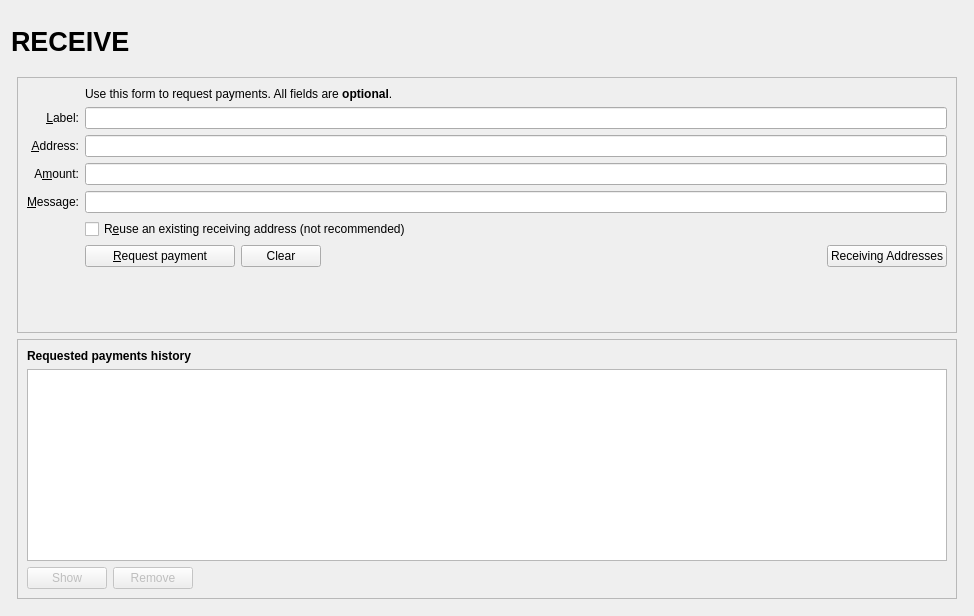
<?xml version="1.0" encoding="UTF-8"?>
<ui version="4.0">
 <class>ReceiveCoinsDialog</class>
 <widget class="QWidget" name="ReceiveCoinsDialog">
  <property name="geometry">
   <rect>
    <x>0</x>
    <y>0</y>
    <width>974</width>
    <height>616</height>
   </rect>
  </property>
  <property name="styleSheet">
   <string notr="true"/>
  </property>
  <layout class="QVBoxLayout" name="verticalLayout" stretch="0">
   <item>
    <layout class="QVBoxLayout" name="verticalLayout_Master" stretch="0,1">
     <property name="spacing">
      <number>0</number>
     </property>
     <item>
      <widget class="QFrame" name="frame_Header">
       <layout class="QVBoxLayout" name="verticalLayout_8">
        <property name="leftMargin">
         <number>0</number>
        </property>
        <property name="topMargin">
         <number>0</number>
        </property>
        <property name="rightMargin">
         <number>0</number>
        </property>
        <property name="bottomMargin">
         <number>0</number>
        </property>
        <item>
         <layout class="QHBoxLayout" name="horizontalLayout_Header" stretch="1,0,1">
          <item>
           <widget class="QLabel" name="labelOverviewHeaderLeft">
            <property name="minimumSize">
             <size>
              <width>464</width>
              <height>60</height>
             </size>
            </property>
            <property name="maximumSize">
             <size>
              <width>16777215</width>
              <height>60</height>
             </size>
            </property>
            <property name="font">
             <font>
              <pointsize>20</pointsize>
              <weight>75</weight>
              <bold>true</bold>
             </font>
            </property>
            <property name="text">
             <string>RECEIVE</string>
            </property>
            <property name="margin">
             <number>5</number>
            </property>
           </widget>
          </item>
          <item>
           <spacer name="horizontalSpacer_3">
            <property name="orientation">
             <enum>Qt::Horizontal</enum>
            </property>
            <property name="sizeHint" stdset="0">
             <size>
              <width>40</width>
              <height>20</height>
             </size>
            </property>
           </spacer>
          </item>
          <item>
           <widget class="QLabel" name="labelOverviewHeaderRight">
            <property name="minimumSize">
             <size>
              <width>464</width>
              <height>60</height>
             </size>
            </property>
            <property name="maximumSize">
             <size>
              <width>16777215</width>
              <height>60</height>
             </size>
            </property>
            <property name="font">
             <font>
              <pointsize>14</pointsize>
             </font>
            </property>
            <property name="text">
             <string/>
            </property>
            <property name="alignment">
             <set>Qt::AlignRight|Qt::AlignTrailing|Qt::AlignVCenter</set>
            </property>
           </widget>
          </item>
         </layout>
        </item>
       </layout>
      </widget>
     </item>
     <item>
      <widget class="QFrame" name="frame_BG">
       <layout class="QVBoxLayout" name="verticalLayout_5">
        <property name="leftMargin">
         <number>6</number>
        </property>
        <property name="topMargin">
         <number>6</number>
        </property>
        <property name="rightMargin">
         <number>6</number>
        </property>
        <property name="bottomMargin">
         <number>6</number>
        </property>
        <item>
         <widget class="QFrame" name="frame2">
          <property name="sizePolicy">
           <sizepolicy hsizetype="Preferred" vsizetype="Expanding">
            <horstretch>0</horstretch>
            <verstretch>0</verstretch>
           </sizepolicy>
          </property>
          <property name="frameShape">
           <enum>QFrame::StyledPanel</enum>
          </property>
          <property name="frameShadow">
           <enum>QFrame::Sunken</enum>
          </property>
          <layout class="QVBoxLayout" name="verticalLayout_3">
           <item>
            <layout class="QGridLayout" name="gridLayout">
             <item row="2" column="2">
              <widget class="QLabel" name="label_5">
               <property name="text">
                <string>Use this form to request payments. All fields are &lt;b&gt;optional&lt;/b&gt;.</string>
               </property>
              </widget>
             </item>
             <item row="4" column="0">
              <widget class="QLabel" name="label_2">
               <property name="toolTip">
                <string>An optional label to associate with the new receiving address.</string>
               </property>
               <property name="text">
                <string>&amp;Label:</string>
               </property>
               <property name="alignment">
                <set>Qt::AlignRight|Qt::AlignTrailing|Qt::AlignVCenter</set>
               </property>
               <property name="buddy">
                <cstring>reqLabel</cstring>
               </property>
              </widget>
             </item>
             <item row="4" column="2">
              <widget class="QLineEdit" name="reqLabel">
               <property name="toolTip">
                <string>An optional label to associate with the new receiving address.</string>
               </property>
              </widget>
             </item>
             <item row="5" column="0">
              <widget class="QLabel" name="label">
               <property name="toolTip">
                <string>Your receiving address. You can copy and use it to receive coins on this wallet. A new one will be generated once it is used.</string>
               </property>
               <property name="text">
                <string>&amp;Address:</string>
               </property>
               <property name="alignment">
                <set>Qt::AlignRight|Qt::AlignTrailing|Qt::AlignVCenter</set>
               </property>
               <property name="buddy">
                <cstring>reqAddress</cstring>
               </property>
              </widget>
             </item>
             <item row="5" column="2">
              <widget class="QLineEdit" name="reqAddress">
               <property name="minimumSize">
                <size>
                 <width>80</width>
                 <height>0</height>
                </size>
               </property>
               <property name="toolTip">
                <string>Your receiving address. You can copy and use it to receive coins on this wallet. A new one will be generated once it is used.</string>
               </property>
               <property name="readOnly">
                <bool>true</bool>
               </property>
              </widget>
             </item>
             <item row="6" column="0">
              <widget class="QLabel" name="label">
               <property name="toolTip">
                <string>An optional amount to request. Leave this empty or zero to not request a specific amount.</string>
               </property>
               <property name="text">
                <string>A&amp;mount:</string>
               </property>
               <property name="alignment">
                <set>Qt::AlignRight|Qt::AlignTrailing|Qt::AlignVCenter</set>
               </property>
               <property name="buddy">
                <cstring>reqAmount</cstring>
               </property>
              </widget>
             </item>
             <item row="6" column="2">
              <widget class="BitcoinAmountField" name="reqAmount">
               <property name="minimumSize">
                <size>
                 <width>80</width>
                 <height>0</height>
                </size>
               </property>
               <property name="toolTip">
                <string>An optional amount to request. Leave this empty or zero to not request a specific amount.</string>
               </property>
              </widget>
             </item>
             <item row="7" column="0">
              <widget class="QLabel" name="label_3">
               <property name="toolTip">
                <string>An optional message to attach to the payment request, which will be displayed when the request is opened. Note: The message will not be sent with the payment over the TF network.</string>
               </property>
               <property name="text">
                <string>&amp;Message:</string>
               </property>
               <property name="alignment">
                <set>Qt::AlignRight|Qt::AlignTrailing|Qt::AlignVCenter</set>
               </property>
               <property name="buddy">
                <cstring>reqMessage</cstring>
               </property>
              </widget>
             </item>
             <item row="7" column="2">
              <widget class="QLineEdit" name="reqMessage">
               <property name="toolTip">
                <string>An optional message to attach to the payment request, which will be displayed when the request is opened.&lt;br&gt;Note: The message will not be sent with the payment over the TF network.</string>
               </property>
              </widget>
             </item>
             <item row="8" column="0">
              <widget class="QLabel" name="label_4">
               <property name="text">
                <string/>
               </property>
              </widget>
             </item>
             <item row="8" column="2">
              <widget class="QCheckBox" name="reuseAddress">
               <property name="toolTip">
                <string>Reuse one of the previously used receiving addresses.&lt;br&gt;Reusing addresses has security and privacy issues.&lt;br&gt;Do not use this unless re-generating a payment request made before.</string>
               </property>
               <property name="text">
                <string>R&amp;euse an existing receiving address (not recommended)</string>
               </property>
              </widget>
             </item>
             <item row="9" column="0">
              <widget class="QLabel" name="label_7">
               <property name="text">
                <string/>
               </property>
              </widget>
             </item>
             <item row="9" column="2">
              <layout class="QHBoxLayout" name="horizontalLayout">
               <item>
                <widget class="QPushButton" name="receiveButton">
                 <property name="minimumSize">
                  <size>
                   <width>150</width>
                   <height>0</height>
                  </size>
                 </property>
                 <property name="text">
                  <string>&amp;Request payment</string>
                 </property>
                 <property name="icon">
                  <iconset resource="../valideum.qrc">
                   <normaloff>:/icons/receiving_addresses</normaloff>:/icons/receiving_addresses</iconset>
                 </property>
                </widget>
               </item>
               <item>
                <widget class="QPushButton" name="clearButton">
                 <property name="sizePolicy">
                  <sizepolicy hsizetype="Minimum" vsizetype="Fixed">
                   <horstretch>0</horstretch>
                   <verstretch>0</verstretch>
                  </sizepolicy>
                 </property>
                 <property name="toolTip">
                  <string>Clear all fields of the form.</string>
                 </property>
                 <property name="text">
                  <string>Clear</string>
                 </property>
                 <property name="icon">
                  <iconset resource="../valideum.qrc">
                   <normaloff>:/icons/remove</normaloff>:/icons/remove</iconset>
                 </property>
                 <property name="autoDefault">
                  <bool>false</bool>
                 </property>
                </widget>
               </item>
               <item>
                <spacer name="horizontalSpacer">
                 <property name="orientation">
                  <enum>Qt::Horizontal</enum>
                 </property>
                 <property name="sizeHint" stdset="0">
                  <size>
                   <width>40</width>
                   <height>20</height>
                  </size>
                 </property>
                </spacer>
               </item>
               <item>
                <widget class="QPushButton" name="receivingAddressesButton">
                 <property name="text">
                  <string>Receiving Addresses</string>
                 </property>
                 <property name="icon">
                  <iconset resource="../valideum.qrc">
                   <normaloff>:/icons/address-book</normaloff>:/icons/address-book</iconset>
                 </property>
                 <property name="autoDefault">
                  <bool>false</bool>
                 </property>
                </widget>
               </item>
              </layout>
             </item>
             <item row="10" column="2">
              <spacer name="verticalSpacer">
               <property name="orientation">
                <enum>Qt::Vertical</enum>
               </property>
               <property name="sizeHint" stdset="0">
                <size>
                 <width>20</width>
                 <height>40</height>
                </size>
               </property>
              </spacer>
             </item>
            </layout>
           </item>
          </layout>
         </widget>
        </item>
        <item>
         <widget class="QFrame" name="frame">
          <property name="sizePolicy">
           <sizepolicy hsizetype="Preferred" vsizetype="Expanding">
            <horstretch>0</horstretch>
            <verstretch>0</verstretch>
           </sizepolicy>
          </property>
          <property name="frameShape">
           <enum>QFrame::StyledPanel</enum>
          </property>
          <property name="frameShadow">
           <enum>QFrame::Raised</enum>
          </property>
          <layout class="QVBoxLayout" name="verticalLayout_2">
           <item>
            <widget class="QLabel" name="label_6">
             <property name="font">
              <font>
               <weight>75</weight>
               <bold>true</bold>
              </font>
             </property>
             <property name="text">
              <string>Requested payments history</string>
             </property>
            </widget>
           </item>
           <item>
            <widget class="QTableView" name="recentRequestsView">
             <property name="contextMenuPolicy">
              <enum>Qt::CustomContextMenu</enum>
             </property>
             <property name="tabKeyNavigation">
              <bool>false</bool>
             </property>
             <property name="sortingEnabled">
              <bool>true</bool>
             </property>
            </widget>
           </item>
           <item>
            <layout class="QHBoxLayout" name="horizontalLayout_2">
             <item>
              <widget class="QPushButton" name="showRequestButton">
               <property name="enabled">
                <bool>false</bool>
               </property>
               <property name="toolTip">
                <string>Show the selected request (does the same as double clicking an entry)</string>
               </property>
               <property name="text">
                <string>Show</string>
               </property>
               <property name="icon">
                <iconset resource="../valideum.qrc">
                 <normaloff>:/icons/edit</normaloff>:/icons/edit</iconset>
               </property>
               <property name="autoDefault">
                <bool>false</bool>
               </property>
              </widget>
             </item>
             <item>
              <widget class="QPushButton" name="removeRequestButton">
               <property name="enabled">
                <bool>false</bool>
               </property>
               <property name="toolTip">
                <string>Remove the selected entries from the list</string>
               </property>
               <property name="text">
                <string>Remove</string>
               </property>
               <property name="icon">
                <iconset resource="../valideum.qrc">
                 <normaloff>:/icons/remove</normaloff>:/icons/remove</iconset>
               </property>
               <property name="autoDefault">
                <bool>false</bool>
               </property>
              </widget>
             </item>
             <item>
              <spacer name="horizontalSpacer_2">
               <property name="orientation">
                <enum>Qt::Horizontal</enum>
               </property>
               <property name="sizeHint" stdset="0">
                <size>
                 <width>40</width>
                 <height>20</height>
                </size>
               </property>
              </spacer>
             </item>
            </layout>
           </item>
          </layout>
         </widget>
        </item>
       </layout>
      </widget>
     </item>
    </layout>
   </item>
  </layout>
 </widget>
 <customwidgets>
  <customwidget>
   <class>BitcoinAmountField</class>
   <extends>QLineEdit</extends>
   <header>bitcoinamountfield.h</header>
   <container>1</container>
  </customwidget>
 </customwidgets>
 <tabstops>
  <tabstop>reqLabel</tabstop>
  <tabstop>reqAddress</tabstop>
  <tabstop>reqAmount</tabstop>
  <tabstop>reqMessage</tabstop>
  <tabstop>reuseAddress</tabstop>
  <tabstop>receiveButton</tabstop>
  <tabstop>clearButton</tabstop>
  <tabstop>recentRequestsView</tabstop>
  <tabstop>showRequestButton</tabstop>
  <tabstop>removeRequestButton</tabstop>
 </tabstops>
 <resources>
  <include location="../valideum.qrc"/>
 </resources>
 <connections/>
</ui>
